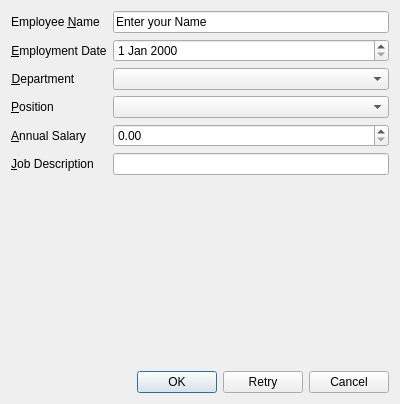
<?xml version="1.0" encoding="UTF-8"?>
<ui version="4.0">
 <class>Dialog</class>
 <widget class="QDialog" name="Dialog">
  <property name="geometry">
   <rect>
    <x>0</x>
    <y>0</y>
    <width>400</width>
    <height>404</height>
   </rect>
  </property>
  <property name="windowTitle">
   <string>Dialog</string>
  </property>
  <layout class="QVBoxLayout" name="verticalLayout">
   <item>
    <layout class="QFormLayout" name="formLayout">
     <item row="0" column="0">
      <widget class="QLabel" name="label">
       <property name="text">
        <string>Employee &amp;Name</string>
       </property>
       <property name="alignment">
        <set>Qt::AlignmentFlag::AlignCenter</set>
       </property>
       <property name="buddy">
        <cstring>lineEdit</cstring>
       </property>
      </widget>
     </item>
     <item row="0" column="1">
      <widget class="QLineEdit" name="lineEdit">
       <property name="text">
        <string>Enter your Name</string>
       </property>
      </widget>
     </item>
     <item row="1" column="0">
      <widget class="QLabel" name="label_2">
       <property name="text">
        <string>&amp;Employment Date</string>
       </property>
       <property name="alignment">
        <set>Qt::AlignmentFlag::AlignCenter</set>
       </property>
       <property name="buddy">
        <cstring>dateEdit</cstring>
       </property>
      </widget>
     </item>
     <item row="1" column="1">
      <widget class="QDateEdit" name="dateEdit"/>
     </item>
     <item row="2" column="0">
      <widget class="QLabel" name="label_3">
       <property name="text">
        <string>&amp;Department</string>
       </property>
       <property name="alignment">
        <set>Qt::AlignmentFlag::AlignCenter</set>
       </property>
       <property name="buddy">
        <cstring>comboBox</cstring>
       </property>
      </widget>
     </item>
     <item row="2" column="1">
      <widget class="QComboBox" name="comboBox"/>
     </item>
     <item row="3" column="0">
      <widget class="QLabel" name="label_4">
       <property name="text">
        <string>&amp;Position</string>
       </property>
       <property name="alignment">
        <set>Qt::AlignmentFlag::AlignCenter</set>
       </property>
       <property name="buddy">
        <cstring>comboBox_2</cstring>
       </property>
      </widget>
     </item>
     <item row="3" column="1">
      <widget class="QComboBox" name="comboBox_2"/>
     </item>
     <item row="4" column="0">
      <widget class="QLabel" name="label_5">
       <property name="text">
        <string>&amp;Annual Salary</string>
       </property>
       <property name="alignment">
        <set>Qt::AlignmentFlag::AlignCenter</set>
       </property>
       <property name="buddy">
        <cstring>doubleSpinBox</cstring>
       </property>
      </widget>
     </item>
     <item row="4" column="1">
      <widget class="QDoubleSpinBox" name="doubleSpinBox"/>
     </item>
     <item row="5" column="0">
      <widget class="QLabel" name="label_6">
       <property name="text">
        <string>&amp;Job Description</string>
       </property>
       <property name="alignment">
        <set>Qt::AlignmentFlag::AlignCenter</set>
       </property>
       <property name="buddy">
        <cstring>lineEdit_2</cstring>
       </property>
      </widget>
     </item>
     <item row="5" column="1">
      <widget class="QLineEdit" name="lineEdit_2"/>
     </item>
    </layout>
   </item>
   <item>
    <widget class="QDialogButtonBox" name="buttonBox">
     <property name="orientation">
      <enum>Qt::Orientation::Horizontal</enum>
     </property>
     <property name="standardButtons">
      <set>QDialogButtonBox::StandardButton::Cancel|QDialogButtonBox::StandardButton::Ok|QDialogButtonBox::StandardButton::Retry</set>
     </property>
    </widget>
   </item>
  </layout>
 </widget>
 <tabstops>
  <tabstop>lineEdit</tabstop>
  <tabstop>dateEdit</tabstop>
  <tabstop>comboBox</tabstop>
  <tabstop>comboBox_2</tabstop>
  <tabstop>doubleSpinBox</tabstop>
  <tabstop>lineEdit_2</tabstop>
 </tabstops>
 <resources/>
 <connections>
  <connection>
   <sender>buttonBox</sender>
   <signal>accepted()</signal>
   <receiver>Dialog</receiver>
   <slot>accept()</slot>
   <hints>
    <hint type="sourcelabel">
     <x>227</x>
     <y>394</y>
    </hint>
    <hint type="destinationlabel">
     <x>157</x>
     <y>274</y>
    </hint>
   </hints>
  </connection>
  <connection>
   <sender>buttonBox</sender>
   <signal>rejected()</signal>
   <receiver>Dialog</receiver>
   <slot>reject()</slot>
   <hints>
    <hint type="sourcelabel">
     <x>295</x>
     <y>394</y>
    </hint>
    <hint type="destinationlabel">
     <x>286</x>
     <y>274</y>
    </hint>
   </hints>
  </connection>
 </connections>
</ui>
